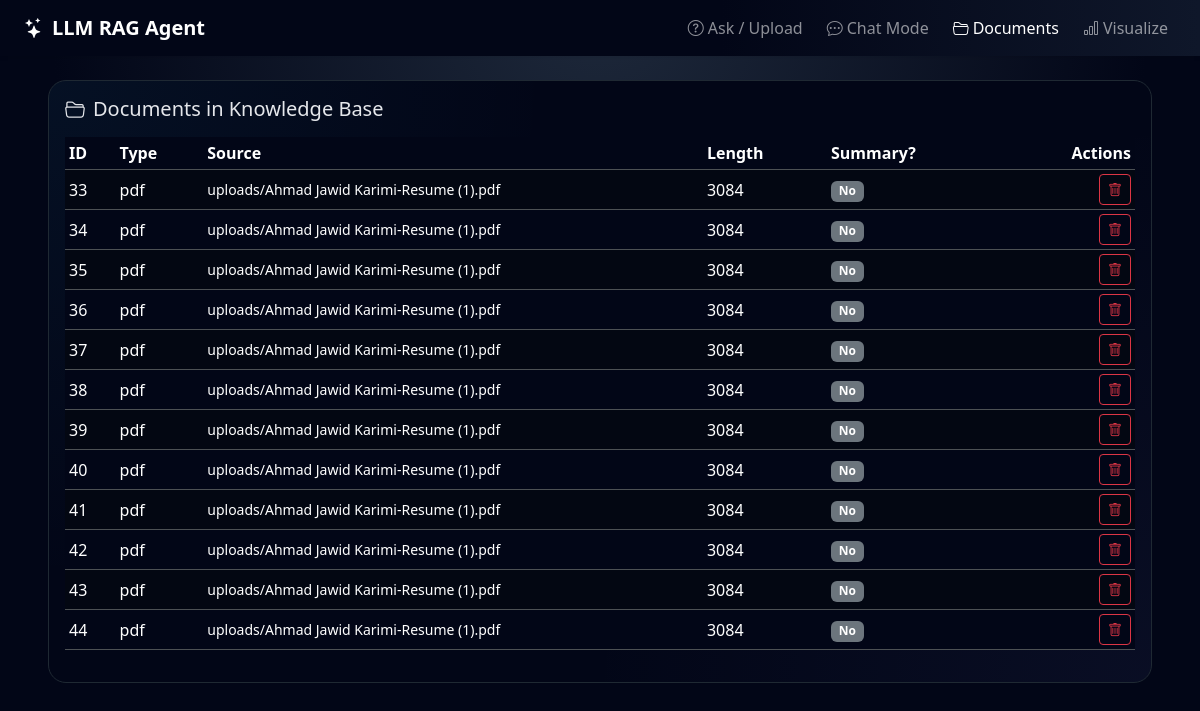
Screenshot of /documents with the database file from the repository.
### tables this page shows
CREATE TABLE documents (
            id INTEGER PRIMARY KEY AUTOINCREMENT,
            source_type TEXT,
            path_or_url TEXT,
            raw_text TEXT,
            summary TEXT
        );

### app.py (the view)
@app.route("/documents")
def documents():
    docs = database.get_all_documents()
    return render_template("documents.html", docs=docs)

### database.py (called while the page is built)
def get_connection() -> sqlite3.Connection:
    return sqlite3.connect(DB_PATH)

def get_all_documents() -> List[Tuple[int, str, str, str, Optional[str]]]:
    with get_connection() as conn:
        cur = conn.cursor()
        cur.execute(
            "SELECT id, source_type, path_or_url, raw_text, summary FROM documents"
        )
        rows = cur.fetchall()
    return rows

### templates/documents.html
{% extends "layout.html" %}
{% block content %}
<div class="card card-panel">
  <div class="card-body">
    <h5 class="card-title mb-3">
      <i class="bi bi-folder2-open me-2"></i>Documents in Knowledge Base
    </h5>
    {% if docs %}
      <div class="table-responsive">
        <table class="table table-sm table-dark table-striped align-middle">
          <thead>
            <tr>
              <th scope="col">ID</th>
              <th scope="col">Type</th>
              <th scope="col">Source</th>
              <th scope="col">Length</th>
              <th scope="col">Summary?</th>
              <th scope="col" class="text-end">Actions</th>
            </tr>
          </thead>
          <tbody>
            {% for id, source_type, path_or_url, raw_text, summary in docs %}
              <tr>
                <td>{{ id }}</td>
                <td>{{ source_type }}</td>
                <td class="small text-truncate" style="max-width: 260px;">
                  {{ path_or_url }}
                </td>
                <td>{{ (raw_text or '')|length }}</td>
                <td>
                  {% if summary %}
                    <span class="badge bg-success">Yes</span>
                  {% else %}
                    <span class="badge bg-secondary">No</span>
                  {% endif %}
                </td>
                <td class="text-end">
                  <form method="post" action="/documents/delete/{{ id }}" onsubmit="return confirm('Delete this document?');">
                    <button class="btn btn-sm btn-outline-danger">
                      <i class="bi bi-trash"></i>
                    </button>
                  </form>
                </td>
              </tr>
            {% endfor %}
          </tbody>
        </table>
      </div>
    {% else %}
      <div class="text-muted small">
        No documents stored yet. Upload files or add URLs from the <a href="/">Ask / Upload</a> page.
      </div>
    {% endif %}
  </div>
</div>
{% endblock %}

### templates/layout.html (shortened to what this page needs)
<!DOCTYPE html>
<html lang="en">
<head>
  <link
    href="https://cdn.jsdelivr.net/npm/bootstrap@5.3.3/dist/css/bootstrap.min.css"
    rel="stylesheet"
  >
  <link
    rel="stylesheet"
    href="https://cdn.jsdelivr.net/npm/bootstrap-icons@1.11.3/font/bootstrap-icons.css"
  />
  <link rel="stylesheet" href="{{ url_for('static', filename='style.css') }}">
</head>
<body class="bg-body">
  <nav class="navbar navbar-expand-lg navbar-dark bg-nav shadow-sm">
    <div class="container-fluid px-4">
      <a class="navbar-brand fw-semibold" href="/">
        <i class="bi bi-stars me-2"></i>LLM RAG Agent
      </a>
      <div class="collapse navbar-collapse" id="navMenu">
        <ul class="navbar-nav ms-auto mb-2 mb-lg-0 gap-2">
          <li class="nav-item">
            <a class="nav-link {% if request.path == '/' %}active{% endif %}" href="/">
              <i class="bi bi-question-circle me-1"></i>Ask / Upload
            </a>
          </li>
          <li class="nav-item">
            <a class="nav-link {% if request.path.startswith('/chat') %}active{% endif %}" href="/chat">
              <i class="bi bi-chat-dots me-1"></i>Chat Mode
            </a>
          </li>
          <li class="nav-item">
            <a class="nav-link {% if request.path.startswith('/documents') %}active{% endif %}" href="/documents">
              <i class="bi bi-folder2-open me-1"></i>Documents
            </a>
          </li>
          <li class="nav-item">
            <a class="nav-link {% if request.path.startswith('/visualize') %}active{% endif %}" href="/visualize">
              <i class="bi bi-bar-chart me-1"></i>Visualize
            </a>
          </li>
        </ul>
      </div>
    </div>
  </nav>
  <main class="container-fluid py-4 px-3 px-md-5">
    {% block content %}{% endblock %}
  </main>
</body>
</html>

### static/style.css (style rules this page uses)
:root { --bg-main: #050816; --bg-panel: #111827; --bg-nav: #020617; --border-subtle: #1f2933; --text-main: #e5e7eb; --text-muted: #9ca3af; --accent: #38bdf8; --accent-soft: rgba(56, 189, 248, 0.18); }
body.bg-body { background: radial-gradient(circle at top, #1e293b 0, #020617 55%); color: var(--text-main); min-height: 100vh; }
.bg-nav { background: linear-gradient(90deg, #020617, #020617 60%, #0f172a); }
.card-panel { background: radial-gradient(circle at top left, rgba(56,189,248,0.06), transparent 40%), radial-gradient(circle at bottom right, rgba(129,140,248,0.06), transparent 45%), #020617; border-radius: 18px; border: 1px solid var(--border-subtle); color: var(--text-main); }
.card-panel .card-title { color: var(--text-main); }
.table-dark { --bs-table-bg: #020617; --bs-table-striped-bg: #030712; --bs-table-hover-bg: #020617; }

### rows the page displays
documents: id "33", source_type "pdf", path_or_url "uploads/Ahmad Jawid Karimi-Resume (1).pdf", value "3084", shows "No"
documents: id "34", source_type "pdf", path_or_url "uploads/Ahmad Jawid Karimi-Resume (1).pdf", value "3084", shows "No"
documents: id "35", source_type "pdf", path_or_url "uploads/Ahmad Jawid Karimi-Resume (1).pdf", value "3084", shows "No"
documents: id "36", source_type "pdf", path_or_url "uploads/Ahmad Jawid Karimi-Resume (1).pdf", value "3084", shows "No"
documents: id "37", source_type "pdf", path_or_url "uploads/Ahmad Jawid Karimi-Resume (1).pdf", value "3084", shows "No"
documents: id "38", source_type "pdf", path_or_url "uploads/Ahmad Jawid Karimi-Resume (1).pdf", value "3084", shows "No"
documents: id "39", source_type "pdf", path_or_url "uploads/Ahmad Jawid Karimi-Resume (1).pdf", value "3084", shows "No"
documents: id "40", source_type "pdf", path_or_url "uploads/Ahmad Jawid Karimi-Resume (1).pdf", value "3084", shows "No"
documents: id "41", source_type "pdf", path_or_url "uploads/Ahmad Jawid Karimi-Resume (1).pdf", value "3084", shows "No"
documents: id "42", source_type "pdf", path_or_url "uploads/Ahmad Jawid Karimi-Resume (1).pdf", value "3084", shows "No"
documents: id "43", source_type "pdf", path_or_url "uploads/Ahmad Jawid Karimi-Resume (1).pdf", value "3084", shows "No"
documents: id "44", source_type "pdf", path_or_url "uploads/Ahmad Jawid Karimi-Resume (1).pdf", value "3084", shows "No"
